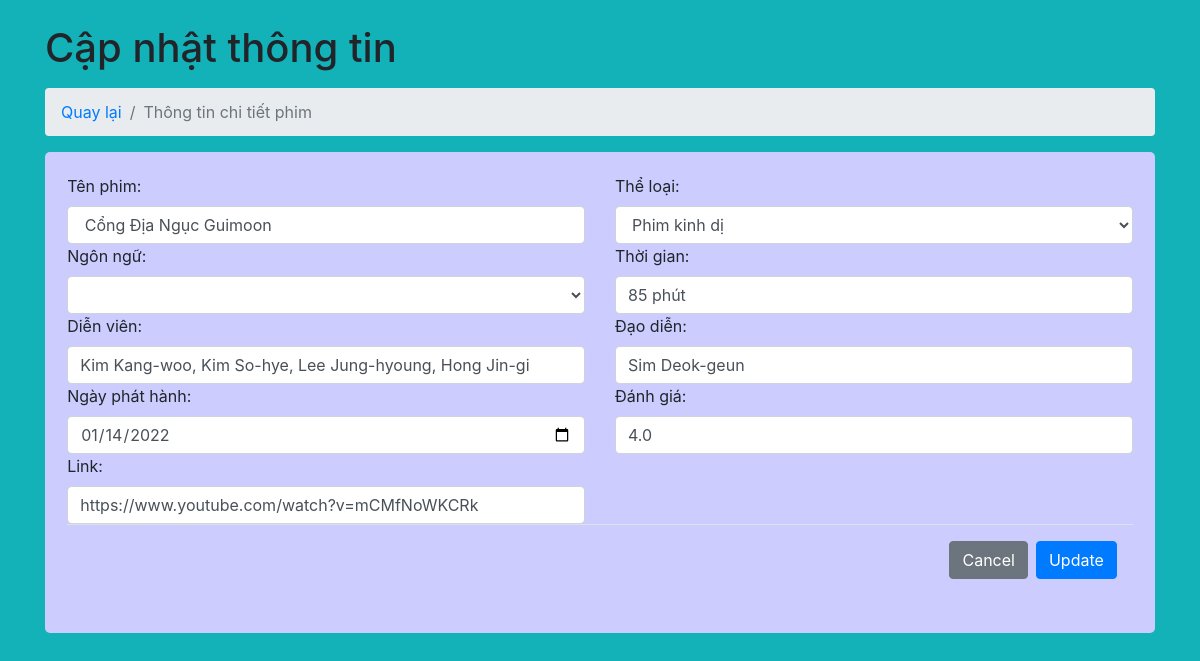
Page /Admin/edit_movie.php?movie_id=16 (signed in) on the committed database.
### tables this page shows
CREATE TABLE `movies` (
  `movie_id` int(11) NOT NULL,
  `movie_name` varchar(100) NOT NULL,
  `movie_type` varchar(20) DEFAULT NULL,
  `language` varchar(30) NOT NULL,
  `duration` varchar(30) DEFAULT NULL,
  `movie_cast` varchar(100) NOT NULL,
  `director` varchar(50) NOT NULL,
  `release_date` date NOT NULL,
  `rating` decimal(4,1) DEFAULT NULL,
  `image` varchar(200) NOT NULL,
  `link` varchar(100) NOT NULL
);

### Admin/edit_movie.php (the view, shortened to what this page needs)
<?php
$conn = new mysqli("localhost", "root","","interim");
          $movie_id=$_GET['movie_id'];
          $query = "select * from movies where movie_id='$movie_id'";
          $run = mysqli_query($conn,$query);
          while($row = mysqli_fetch_assoc($run)){
            $movie_name=$row['movie_name'];
            $movie_type=$row['movie_type'];
            $language=$row['language'];
            $duration=$row['duration'];
            $movie_cast=$row['movie_cast'];
            $director=$row['director'];
            $date=$row['release_date'];
            $rating=$row['rating'];
            $link=$row['link'];
          }
?>
<html>
    <head>
    <link rel="stylesheet" href="https://stackpath.bootstrapcdn.com/bootstrap/4.5.1/css/bootstrap.min.css">
    <link rel="stylesheet" type="text/css" href="https://cdnjs.cloudflare.com/ajax/libs/animate.css/4.1.0/animate.min.css">
    </head>
    <body style="background-color: #13B2B8;">
    <div class="container">
        <h1 class="mt-4 mb-3">Cập nhật thông tin</h1>
        <ol class="breadcrumb">
            <li class="breadcrumb-item">
                <a href="movieslist.php">Quay lại</a>
            </li>
            <li class="breadcrumb-item active">Thông tin chi tiết phim</li>
        </ol>
        <div style="background-color: #ccccff;  padding: 2%; border-radius: 5px;">
                <form method="post" enctype="multipart/form-data">
                    <div class="row">
                        <div class="col-lg-6 mb-6">
                                <label class="control-label">Tên phim:</label>
                                <input type="text" class="form-control" name="movie_name" value="<?php echo $movie_name;?>">
                            </div>
                        <div class="col-lg-6 mb-6">
                            <label class="control-label">Thể loại:</label>
                            <select  class="form-control" name="movie_type" value="<?php echo $movie_type;?>">
                              <option value="Phim kinh dị"
                              <?php if($movie_type == 'Phim kinh dị')
                              {
                                  echo ("selected");
                              }
                              ?>>Phim kinh dị</option>
                            </select>
                        </div>
                    </div>
                    <div class="row">
                        <div class="col-lg-6 mb-6">
                            <label class="control-label">Ngôn ngữ:</label>
                            <select name="language"  class="form-control" value="<?php echo $language;?>">
                              <option value=""></option>
                              <option value="English"
                              <?php if($language == 'English')
                              {
                                  echo ("selected");
                              }
                              ?>>English</option>
                            </select>
                        </div>
                        <div class="col-lg-6 mb-6">
                            <label class="control-label">Thời gian:</label>
                            <input type="text" name="duration" required="" class="form-control "  value="<?php echo $duration;?>">
                        </div>
                    </div>
                    <div class="row">
                        <div class="col-lg-6 mb-6">
                            <label class="control-label">Diễn viên:</label>
                            <input type="text" class="form-control" name="movie_cast"  value="<?php echo $movie_cast;?>">
                        </div>
                        <div class="col-lg-6 mb-6">
                            <label class="control-label">Đạo diễn:</label>
                            <input type="text" class="form-control" name="director" value="<?php echo $director;?>">
                        </div>
                    </div>
                    <div class="row">
                        <div class="col-lg-6 mb-6">
                            <label class="control-label">Ngày phát hành:</label>
                            <input type="date" class="form-control" name="date"  value="<?php echo $date;?>">
                        </div>
                        <div class="col-lg-6 mb-6">
                            <label class="control-label">Đánh giá:</label>
                            <input type="floatval" class="form-control" name="rating"  value="<?php echo $rating;?>">
                        </div>
                    </div>
                    <div class="row">
                        <div class="col-lg-6 mb-6">
                            <label class="control-label">Link:</label>
                            <input type="text" class="form-control" name="link"  value="<?php echo $link;?>">
                        </div>
                    </div>
                        <div class="modal-footer">
                            <a href="movieslist.php"><button type="button" class="btn btn-secondary" data-dismiss="modal">Cancel</button></a>
                            <button type="submit" class="btn btn-primary" name="update" >Update</button>
                        </div>
                      </form>
    </div>
    </div>
    </body>
</html>

### rows in the picture
movies: movie_name "Cổng Địa Ngục Guimoon", movie_type "Phim kinh dị", duration "85 phút", movie_cast "Kim Kang-woo, Kim So-hye, Lee Jung-hyoung, Hong Jin-gi", director "Sim Deok-geun", date "01/14/2022", rating "4.0", link "https://www.youtube.com/watch?v=mCMfNoWKCRk"
